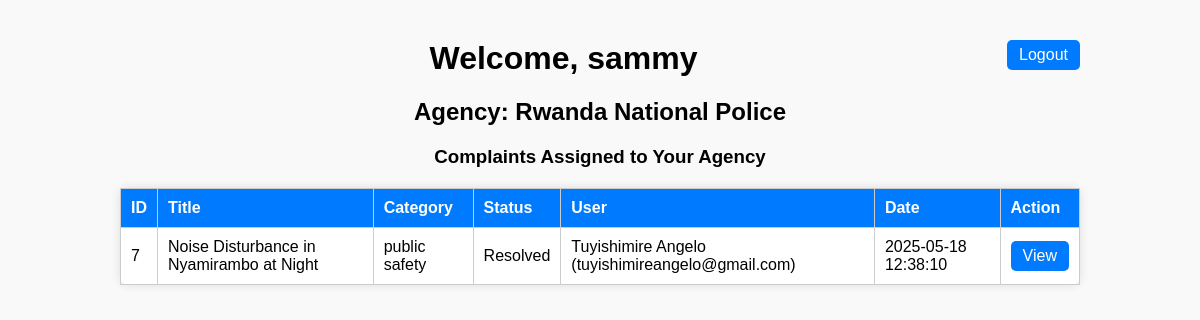
Page /agency_dashboard.php (signed in) on the committed database.
### tables this page shows
CREATE TABLE `agencies` (
  `id` int(11) NOT NULL,
  `name` varchar(255) NOT NULL,
  `category` varchar(100) NOT NULL
);

CREATE TABLE `complaints` (
  `id` int(11) NOT NULL,
  `user_id` int(11) DEFAULT NULL,
  `title` varchar(255) NOT NULL,
  `description` text NOT NULL,
  `category` varchar(100) DEFAULT NULL,
  `status` enum('Pending','In Progress','Resolved') DEFAULT 'Pending',
  `created_at` timestamp NOT NULL DEFAULT current_timestamp(),
  `response` text DEFAULT NULL
);

CREATE TABLE `users` (
  `id` int(11) NOT NULL,
  `name` varchar(255) NOT NULL,
  `email` varchar(255) NOT NULL,
  `password` varchar(255) NOT NULL,
  `created_at` timestamp NOT NULL DEFAULT current_timestamp()
);

### agency_dashboard.php (the view, shortened to what this page needs)
<?php
$conn = new mysqli("localhost", "root", "", "citizen_feedback");
$agency_id = $_SESSION['agency_id'];
$agency_user_name = $_SESSION['agency_user_name'];
$stmtAgency = $conn->prepare("SELECT name FROM agencies WHERE id = ?");
$stmtAgency->bind_param("i", $agency_id);
$stmtAgency->execute();
$stmtAgency->bind_result($agency_name);
$stmt = $conn->prepare("
    SELECT c.id, c.title, c.description, c.category, c.status, c.created_at, u.name AS user_name, u.email AS user_email
    FROM complaints c
    JOIN complaint_agencies ca ON c.id = ca.complaint_id
    JOIN users u ON c.user_id = u.id
    WHERE ca.agency_id = ?
    ORDER BY c.created_at DESC
");
$stmt->bind_param("i", $agency_id);
$stmt->execute();
$result = $stmt->get_result();
?>
<!DOCTYPE html>
<html lang="en">
<head>
</head>
<body>
<div>
  <a href="agency_logout.php" class="button logout">Logout</a>
</div>
<h1>Welcome, <?= htmlspecialchars($agency_user_name) ?></h1>
<h2>Agency: <?= htmlspecialchars($agency_name) ?></h2>
<h3>Complaints Assigned to Your Agency</h3>
<?php if ($result->num_rows > 0): ?>
<table>
  <thead>
    <tr>
      <th>ID</th>
      <th>Title</th>
      <th>Category</th>
      <th>Status</th>
      <th>User</th>
      <th>Date</th>
      <th>Action</th>
    </tr>
  </thead>
  <tbody>
  <?php while ($row = $result->fetch_assoc()): ?>
    <tr>
      <td><?= htmlspecialchars($row['id']) ?></td>
      <td><?= htmlspecialchars($row['title']) ?></td>
      <td><?= htmlspecialchars($row['category']) ?></td>
      <td><?= htmlspecialchars($row['status']) ?></td>
      <td><?= htmlspecialchars($row['user_name']) ?> (<?= htmlspecialchars($row['user_email']) ?>)</td>
      <td><?= htmlspecialchars($row['created_at']) ?></td>
      <td>
        <div class="action-buttons">
          <a href="agency_complaint_view.php?id=<?= urlencode($row['id']) ?>" class="button">View</a>
        </div>
      </td>
    </tr>
  <?php endwhile; ?>
  </tbody>
</table>
<?php else: ?>
  <p>No complaints assigned to your agency yet.</p>
<?php endif; ?>
</body>
</html>

### agency_dashboard.php (style rules this page uses)
body { font-family: Arial, sans-serif; max-width: 960px; margin: 40px auto; background: #f9f9f9; }
h1, h2, h3 { text-align: center; }
table { width: 100%; border-collapse: collapse; margin-top: 20px; background: #fff; border-radius: 8px; box-shadow: 0 0 10px #ddd; }
th, td { padding: 10px; border: 1px solid #ccc; text-align: left; }
th { background-color: #007BFF; color: white; }
.logout { float: right; margin-bottom: 20px; }
a.button { background: #007BFF; color: white; padding: 6px 12px; text-decoration: none; border-radius: 5px; display: inline-block; }
.action-buttons { display: flex; gap: 8px; }

### rows in the picture
agencies: name "Rwanda National Police"
complaints: id "7", title "Noise Disturbance in Nyamirambo at Night", category "public safety", status "Resolved", user.name "Tuyishimire Angelo", user.email "tuyishimireangelo@gmail.com", created_at "2025-05-18 12:38:10"

### other values in the picture
$agency_user_name "sammy"
